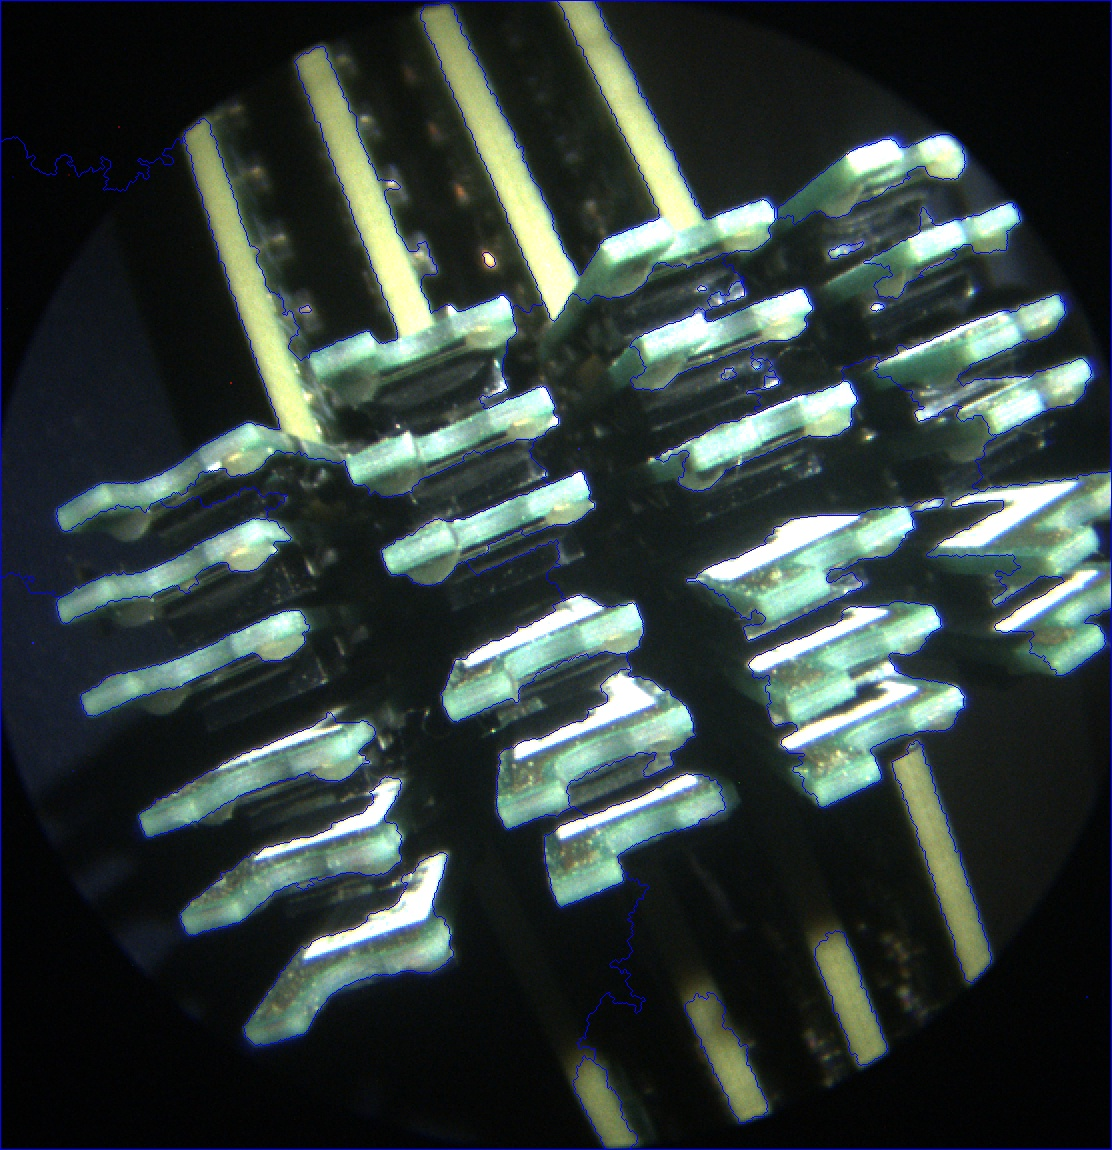

Recreate this plot in Python.
# -*- coding: utf-8 -*-
"""
Created on Thu Aug  8 18:06:51 2019

@author: Nirmal
"""

import numpy as np
import cv2
from matplotlib import pyplot as plt

img = cv2.imread('6.bmp')
gray = cv2.cvtColor(img,cv2.COLOR_BGR2GRAY)
ret, thresh = cv2.threshold(gray,0,255,cv2.THRESH_BINARY_INV+cv2.THRESH_OTSU)

# noise removal
kernel = np.ones((3,3),np.uint8)
opening = cv2.morphologyEx(thresh,cv2.MORPH_OPEN,kernel, iterations = 2)
# sure background area
sure_bg = cv2.dilate(opening,kernel,iterations=3)
# Finding sure foreground area
dist_transform = cv2.distanceTransform(opening,cv2.DIST_L2,5)
ret, sure_fg = cv2.threshold(dist_transform,0.7*dist_transform.max(),255,0)
# Finding unknown region
sure_fg = np.uint8(sure_fg)
unknown = cv2.subtract(sure_bg,sure_fg)

# Marker labelling
ret, markers = cv2.connectedComponents(sure_fg)
# Add one to all labels so that sure background is not 0, but 1
markers = markers+1
# Now, mark the region of unknown with zero
markers[unknown==255] = 0

markers = cv2.watershed(img,markers)
img[markers == -1] = [255,0,0]

cv2.imwrite('watershed.jpg',img)
cv2.imwrite('sure_bg.jpg',sure_bg)
cv2.imwrite('sure_fg.jpg',sure_fg)
cv2.imwrite('distance.jpg',dist_transform)
cv2.imwrite('marker.jpg',markers)
cv2.imwrite('unknown.jpg',unknown)
cv2.imshow('BG', img)
cv2.waitKey(5000)
cv2.destroyAllWindows()
